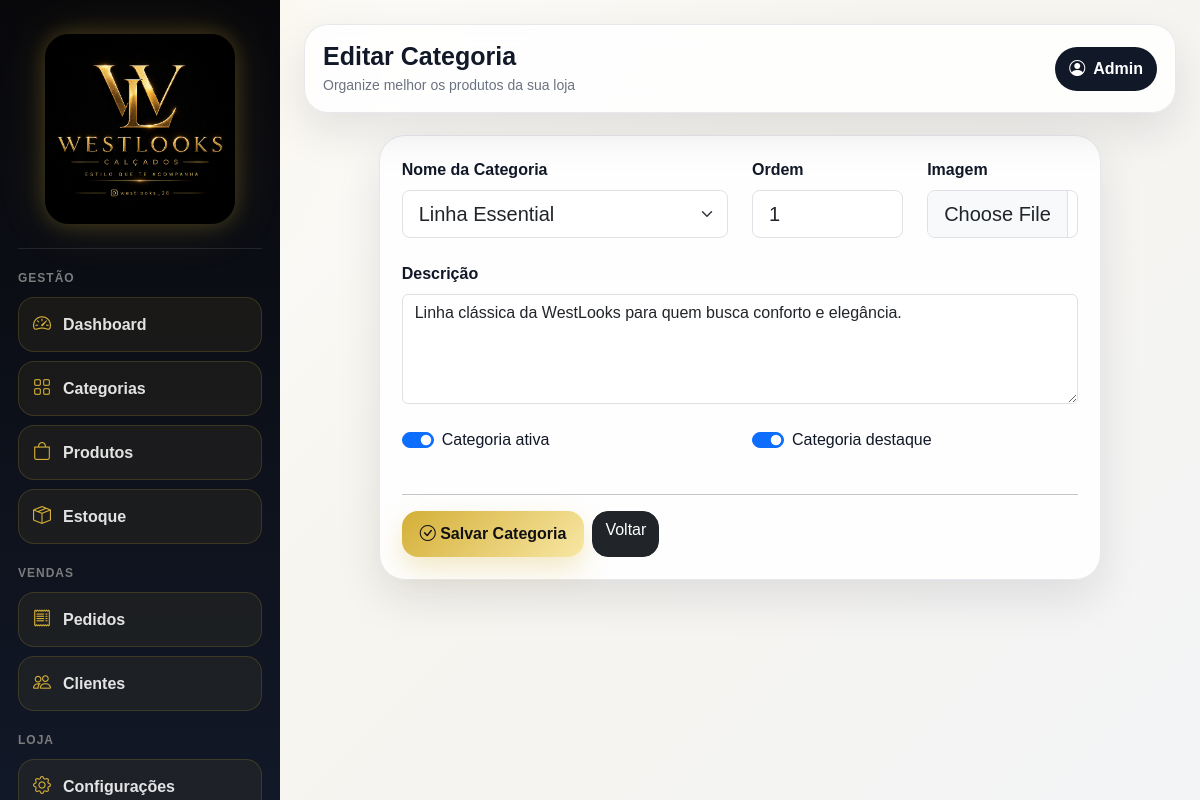
The page /admin/categorias/editar/1 (signed in) on the database its author committed.
### app/models/categoria.py (models this page shows)
class Categoria(db.Model):
    __tablename__ = "categorias"
    id = db.Column(db.Integer, primary_key=True)
    nome = db.Column(
        db.String(120),
        nullable=False
    )
    slug = db.Column(
        db.String(150),
        unique=True,
        nullable=False
    )
    descricao = db.Column(
        db.Text
    )
    imagem = db.Column(
        db.String(255)
    )
    destaque = db.Column(
        db.Boolean,
        default=False
    )
    ordem = db.Column(
        db.Integer,
        default=0
    )
    ativo = db.Column(
        db.Boolean,
        default=True
    )
    data_cadastro = db.Column(
        db.DateTime,
        default=datetime.utcnow
    )

### app/routes/categorias.py (the view, shortened to what this page needs)
@categorias_bp.route("/editar/<int:id>", methods=["GET", "POST"])
@login_required
def editar(id):
    categoria = Categoria.query.get_or_404(id)
    return render_template(
        "admin/categorias/form.html",
        categoria=categoria
    )

### app/models/usuario.py (called while the page is built)
@login_manager.user_loader
def load_user(user_id):
    return Usuario.query.get(int(user_id))

### app/templates/admin/categorias/form.html (shortened to what this page needs)
{% extends "base.html" %}
{% if categoria %}
    {% set titulo = "Editar Categoria" %}
{% else %}
    {% set titulo = "Nova Categoria" %}
{% endif %}
{% block page_title %}{{ titulo }}{% endblock %}
{% block page_subtitle %}Organize melhor os produtos da sua loja{% endblock %}
{% block content %}
<div class="row justify-content-center">
    <div class="col-lg-10">
        <div class="wl-card">
            <form method="POST" enctype="multipart/form-data">
                <div class="row g-4">
                    <div class="col-md-6">
                        <label class="form-label fw-bold">
                            Nome da Categoria
                        </label>
                        <select
                            name="nome"
                            class="form-select form-select-lg"
                            required>
                            {% set categorias_padrao = [
                                "Linha Essential",
                                "Linha Minimal",
                                "Linha Sneaker",
                                "Linha Basic",
                                "Linha Casual",
                                "Slip On Confort",
                                "Slip On",
                                "Sider",
                                "Linha Derby",
                                "Mule"
                            ] %}
                            {% for nome_padrao in categorias_padrao %}
                                <option
                                    value="{{ nome_padrao }}"
                                    {% if categoria and categoria.nome == nome_padrao %}selected{% endif %}>
                                    {{ nome_padrao }}
                                </option>
                            {% endfor %}
                        </select>
                    </div>
                    <div class="col-md-3">
                        <label class="form-label fw-bold">
                            Ordem
                        </label>
                        <input
                            type="number"
                            name="ordem"
                            class="form-control form-control-lg"
                            value="{{ categoria.ordem if categoria else 0 }}">
                    </div>
                    <div class="col-md-3">
                        <label class="form-label fw-bold">
                            Imagem
                        </label>
                        <input
                            type="file"
                            name="imagem"
                            class="form-control form-control-lg">
                    </div>
                    <div class="col-12">
                        <label class="form-label fw-bold">
                            Descrição
                        </label>
                        <textarea
                            name="descricao"
                            rows="4"
                            class="form-control">{{ categoria.descricao if categoria else '' }}</textarea>
                    </div>
                    <div class="col-md-6">
                        <div class="form-check form-switch">
                            <input
                                class="form-check-input"
                                type="checkbox"
                                name="ativo"
                                {% if categoria and categoria.ativo %}checked{% endif %}
                                {% if not categoria %}checked{% endif %}>
                            <label class="form-check-label">
                                Categoria ativa
                            </label>
                        </div>
                    </div>
                    <div class="col-md-6">
                        <div class="form-check form-switch">
                            <input
                                class="form-check-input"
                                type="checkbox"
                                name="destaque"
                                {% if categoria and categoria.destaque %}checked{% endif %}>
                            <label class="form-check-label">
                                Categoria destaque
                            </label>
                        </div>
                    </div>
                    <div class="col-12">
                        <hr>
                        <div class="d-flex gap-2 flex-wrap">
                            <button
                                type="submit"
                                class="wl-btn-gold">
                                <i class="bi bi-check-circle"></i>
                                Salvar Categoria
                            </button>
                            <a
                                href="{{ url_for('categorias.listar') }}"
                                class="btn btn-dark rounded-4">
                                Voltar
                            </a>
                        </div>
                    </div>
                </div>
            </form>
        </div>
    </div>
</div>
{% endblock %}

### app/templates/base.html (style rules this page uses)
body { font-family:'Poppins',sans-serif; }
:root { --wl-black: #0b0b0f; --wl-dark: #111827; --wl-gold: #d4af37; --wl-gold-soft: #f5e7b2; --wl-bg: #f6f6f4; --wl-white: #ffffff; --wl-text: #111827; --wl-muted: #6b7280; --wl-border: #e5e7eb; --wl-shadow: 0 18px 45px rgba(15, 23, 42, .10); }
* { box-sizing: border-box; }
body { margin: 0; background: radial-gradient(circle at top left, rgba(212,175,55,.16), transparent 28%), linear-gradient(135deg, #ffffff 0%, #f7f5ef 45%, #f3f4f6 100%); color: var(--wl-text); font-family: Arial, Helvetica, sans-serif; min-height: 100vh; }
.wl-card { background: rgba(255,255,255,.92); border: 1px solid var(--wl-border); border-radius: 26px; padding: 22px; box-shadow: var(--wl-shadow); }
.wl-btn-gold { background: linear-gradient(135deg, var(--wl-gold), #f8e7a4); color: #111; border: none; border-radius: 16px; font-weight: 900; padding: 11px 18px; box-shadow: 0 12px 28px rgba(212,175,55,.28); }

### rows shown on the page
Categoria: nome "Linha Essential", ordem "1", descricao "Linha clássica da WestLooks para quem busca conforto e elegância.", ativo "☑", destaque "☑"

### other values the page prints
{{ titulo }} "Editar Categoria"
